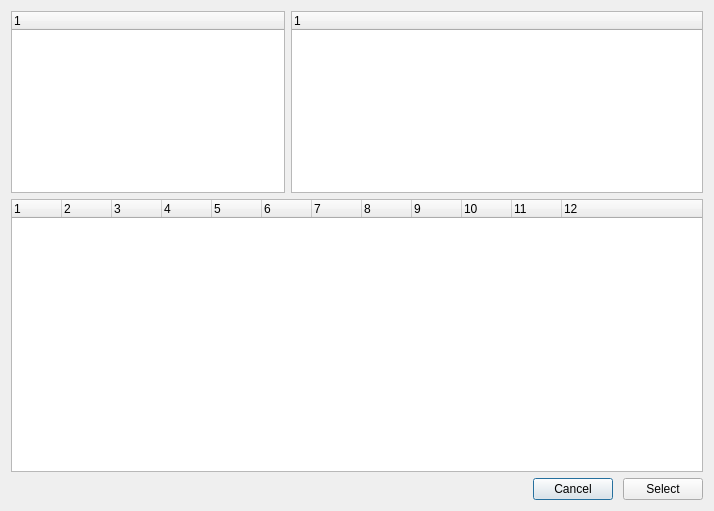
<?xml version="1.0" encoding="UTF-8"?>
<ui version="4.0">
 <class>ProtocolSelectWindow</class>
 <widget class="QDialog" name="ProtocolSelectWindow">
  <property name="geometry">
   <rect>
    <x>0</x>
    <y>0</y>
    <width>714</width>
    <height>511</height>
   </rect>
  </property>
  <property name="windowTitle">
   <string>Dialog</string>
  </property>
  <layout class="QVBoxLayout" name="verticalLayout_2" stretch="2,3,0">
   <item>
    <layout class="QHBoxLayout" name="horizontalLayout_3" stretch="2,3">
     <item>
      <widget class="QTreeWidget" name="car_make_tree_widget">
       <property name="indentation">
        <number>0</number>
       </property>
       <column>
        <property name="text">
         <string notr="true">1</string>
        </property>
       </column>
      </widget>
     </item>
     <item>
      <widget class="QTreeWidget" name="car_model_tree_widget">
       <property name="indentation">
        <number>0</number>
       </property>
       <column>
        <property name="text">
         <string notr="true">1</string>
        </property>
       </column>
      </widget>
     </item>
    </layout>
   </item>
   <item>
    <layout class="QHBoxLayout" name="horizontalLayout">
     <item>
      <widget class="QTreeWidget" name="car_version_tree_widget">
       <property name="indentation">
        <number>0</number>
       </property>
       <property name="columnCount">
        <number>12</number>
       </property>
       <attribute name="headerMinimumSectionSize">
        <number>10</number>
       </attribute>
       <attribute name="headerDefaultSectionSize">
        <number>50</number>
       </attribute>
       <attribute name="headerStretchLastSection">
        <bool>true</bool>
       </attribute>
       <column>
        <property name="text">
         <string notr="true">1</string>
        </property>
       </column>
       <column>
        <property name="text">
         <string notr="true">2</string>
        </property>
       </column>
       <column>
        <property name="text">
         <string notr="true">3</string>
        </property>
       </column>
       <column>
        <property name="text">
         <string notr="true">4</string>
        </property>
       </column>
       <column>
        <property name="text">
         <string notr="true">5</string>
        </property>
       </column>
       <column>
        <property name="text">
         <string notr="true">6</string>
        </property>
       </column>
       <column>
        <property name="text">
         <string notr="true">7</string>
        </property>
       </column>
       <column>
        <property name="text">
         <string notr="true">8</string>
        </property>
       </column>
       <column>
        <property name="text">
         <string notr="true">9</string>
        </property>
       </column>
       <column>
        <property name="text">
         <string notr="true">10</string>
        </property>
       </column>
       <column>
        <property name="text">
         <string notr="true">11</string>
        </property>
       </column>
       <column>
        <property name="text">
         <string notr="true">12</string>
        </property>
       </column>
      </widget>
     </item>
    </layout>
   </item>
   <item>
    <layout class="QHBoxLayout" name="horizontalLayout_2">
     <property name="spacing">
      <number>10</number>
     </property>
     <item>
      <spacer name="horizontalSpacer">
       <property name="orientation">
        <enum>Qt::Horizontal</enum>
       </property>
       <property name="sizeHint" stdset="0">
        <size>
         <width>40</width>
         <height>20</height>
        </size>
       </property>
      </spacer>
     </item>
     <item>
      <widget class="QPushButton" name="cancel_button">
       <property name="text">
        <string>Cancel</string>
       </property>
      </widget>
     </item>
     <item>
      <widget class="QPushButton" name="select_button">
       <property name="text">
        <string>Select</string>
       </property>
      </widget>
     </item>
    </layout>
   </item>
  </layout>
 </widget>
 <resources/>
 <connections/>
</ui>
